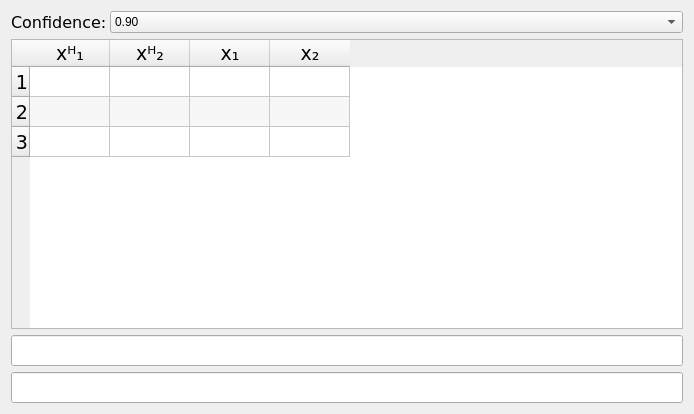
<?xml version="1.0" encoding="UTF-8"?>
<ui version="4.0">
 <class>GUIClass</class>
 <widget class="QWidget" name="GUIClass">
  <property name="geometry">
   <rect>
    <x>0</x>
    <y>0</y>
    <width>694</width>
    <height>414</height>
   </rect>
  </property>
  <property name="minimumSize">
   <size>
    <width>691</width>
    <height>384</height>
   </size>
  </property>
  <property name="windowTitle">
   <string>GUI</string>
  </property>
  <layout class="QVBoxLayout" name="verticalLayout">
   <item>
    <layout class="QHBoxLayout" name="horizontalLayout" stretch="0,5">
     <property name="spacing">
      <number>3</number>
     </property>
     <item>
      <widget class="QLabel" name="label_3">
       <property name="font">
        <font>
         <family>Verdana</family>
         <pointsize>12</pointsize>
        </font>
       </property>
       <property name="text">
        <string>Confidence:</string>
       </property>
      </widget>
     </item>
     <item>
      <widget class="QComboBox" name="confidence">
       <item>
        <property name="text">
         <string>0.90</string>
        </property>
       </item>
       <item>
        <property name="text">
         <string>0.95</string>
        </property>
       </item>
       <item>
        <property name="text">
         <string>0.98</string>
        </property>
       </item>
       <item>
        <property name="text">
         <string>0.99</string>
        </property>
       </item>
      </widget>
     </item>
    </layout>
   </item>
   <item>
    <widget class="QTableWidget" name="table">
     <property name="font">
      <font>
       <family>Verdana</family>
       <pointsize>14</pointsize>
      </font>
     </property>
     <property name="verticalScrollBarPolicy">
      <enum>Qt::ScrollBarAlwaysOff</enum>
     </property>
     <property name="horizontalScrollBarPolicy">
      <enum>Qt::ScrollBarAsNeeded</enum>
     </property>
     <property name="sizeAdjustPolicy">
      <enum>QAbstractScrollArea::AdjustIgnored</enum>
     </property>
     <property name="editTriggers">
      <set>QAbstractItemView::NoEditTriggers</set>
     </property>
     <property name="alternatingRowColors">
      <bool>true</bool>
     </property>
     <property name="verticalScrollMode">
      <enum>QAbstractItemView::ScrollPerPixel</enum>
     </property>
     <property name="horizontalScrollMode">
      <enum>QAbstractItemView::ScrollPerPixel</enum>
     </property>
     <property name="showGrid">
      <bool>true</bool>
     </property>
     <property name="cornerButtonEnabled">
      <bool>false</bool>
     </property>
     <attribute name="horizontalHeaderDefaultSectionSize">
      <number>80</number>
     </attribute>
     <attribute name="horizontalHeaderShowSortIndicator" stdset="0">
      <bool>false</bool>
     </attribute>
     <attribute name="verticalHeaderVisible">
      <bool>true</bool>
     </attribute>
     <attribute name="verticalHeaderStretchLastSection">
      <bool>false</bool>
     </attribute>
     <row>
      <property name="text">
       <string>1</string>
      </property>
      <property name="textAlignment">
       <set>AlignTrailing|AlignVCenter</set>
      </property>
     </row>
     <row>
      <property name="text">
       <string>2</string>
      </property>
      <property name="textAlignment">
       <set>AlignTrailing|AlignVCenter</set>
      </property>
     </row>
     <row>
      <property name="text">
       <string>3</string>
      </property>
      <property name="textAlignment">
       <set>AlignTrailing|AlignVCenter</set>
      </property>
     </row>
     <column>
      <property name="text">
       <string>xᴴ₁</string>
      </property>
     </column>
     <column>
      <property name="text">
       <string>xᴴ₂</string>
      </property>
     </column>
     <column>
      <property name="text">
       <string>x₁</string>
      </property>
     </column>
     <column>
      <property name="text">
       <string>x₂</string>
      </property>
     </column>
    </widget>
   </item>
   <item>
    <widget class="QLineEdit" name="res">
     <property name="font">
      <font>
       <family>Verdana</family>
       <pointsize>14</pointsize>
      </font>
     </property>
     <property name="readOnly">
      <bool>true</bool>
     </property>
    </widget>
   </item>
   <item>
    <widget class="QLineEdit" name="res_n">
     <property name="font">
      <font>
       <family>Verdana</family>
       <pointsize>14</pointsize>
      </font>
     </property>
    </widget>
   </item>
  </layout>
 </widget>
 <layoutdefault spacing="6" margin="11"/>
 <resources>
  <include location="GUI.qrc"/>
 </resources>
 <connections/>
</ui>
